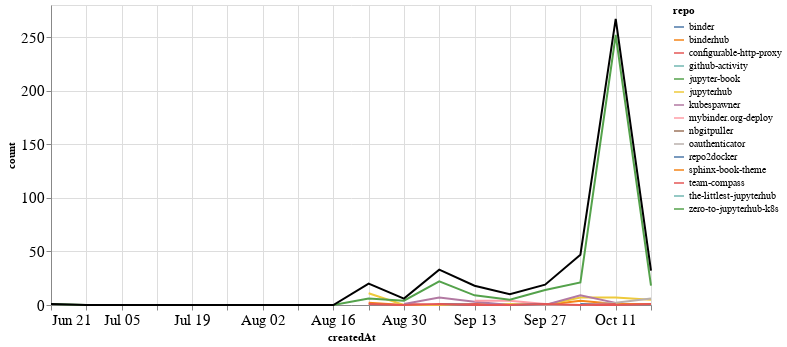

This figure's notebook cell:
### Markdown cell above
## Comments

### Code cell
comments_time = comments.groupby('repo').resample('W', on='createdAt').count()['author'].reset_index()
comments_time = comments_time.rename(columns={'author': 'count'})
comments_time_total = comments_time.groupby('createdAt').agg({"count": "sum"}).reset_index()
ch1 = alt.Chart(comments_time, width=600).mark_line().encode(
    x='createdAt',
    y='count',
    color='repo',
    tooltip="repo"
)

ch2 = alt.Chart(comments_time_total, width=600).mark_line(color="black").encode(
    x='createdAt',
    y='count',
)

ch1 + ch2

### Figure 1 — Vega-Lite specification as saved in the notebook (floating-point values rounded to 4 significant figures)
{"config": {"axisLeft": {"labelFontSize": 15}, "axisBottom": {"labelFontSize": 15}}, "layer": [{"data": {"name": "data-c5bb3c73acf9a367f167982f92eb95b0"}, "mark": "line", "encoding": {"color": {"type": "nominal", "field": "repo"}, "tooltip": {"type": "nominal", "field": "repo"}, "x": {"type": "temporal", "field": "createdAt"}, "y": {"type": "quantitative", "field": "count"}}, "width": 600}, {"data": {"name": "data-7112b2af27d2b09de956fcd0f7f9ba93"}, "mark": {"type": "line", "color": "black"}, "encoding": {"x": {"type": "temporal", "field": "createdAt"}, "y": {"type": "quantitative", "field": "count"}}, "width": 600}], "$schema": "https://vega.github.io/schema/vega-lite/v4.8.1.json", "datasets": {"data-c5bb3c73acf9a367f167982f92eb95b0": [{"repo": "binder", "createdAt": "2020-10-04T00:00:00", "count": 1}, {"repo": "binder", "createdAt": "2020-10-11T00:00:00", "count": 1}, {"repo": "binder", "createdAt": "2020-10-18T00:00:00", "count": 1}, {"repo": "binderhub", "createdAt": "2020-08-23T00:00:00", "count": 2}, {"repo": "binderhub", "createdAt": "2020-08-30T00:00:00", "count": 0}, {"repo": "binderhub", "createdAt": "2020-09-06T00:00:00", "count": 0}, {"repo": "binderhub", "createdAt": "2020-09-13T00:00:00", "count": 1}, {"repo": "binderhub", "createdAt": "2020-09-20T00:00:00", "count": 0}, {"repo": "binderhub", "createdAt": "2020-09-27T00:00:00", "count": 0}, {"repo": "binderhub", "createdAt": "2020-10-04T00:00:00", "count": 4}, {"repo": "binderhub", "createdAt": "2020-10-11T00:00:00", "count": 1}, {"repo": "binderhub", "createdAt": "2020-10-18T00:00:00", "count": 1}, {"repo": "configurable-http-proxy", "createdAt": "2020-08-30T00:00:00", "count": 1}, {"repo": "configurable-http-proxy", "createdAt": "2020-09-06T00:00:00", "count": 0}, {"repo": "configurable-http-proxy", "createdAt": "2020-09-13T00:00:00", "count": 1}, {"repo": "configurable-http-proxy", "createdAt": "2020-09-20T00:00:00", "count": 0}, {"repo": "configurable-http-proxy", "createdAt": "2020-09-27T00:00:00", "count": 0}, {"repo": "configurable-http-proxy", "createdAt": "2020-10-04T00:00:00", "count": 0}, {"repo": "configurable-http-proxy", "createdAt": "2020-10-11T00:00:00", "count": 0}, {"repo": "configurable-http-proxy", "createdAt": "2020-10-18T00:00:00", "count": 1}, {"repo": "github-activity", "createdAt": "2020-10-11T00:00:00", "count": 1}, {"repo": "jupyter-book", "createdAt": "2020-10-04T00:00:00", "count": 2}, {"repo": "jupyterhub", "createdAt": "2020-08-23T00:00:00", "count": 11}, {"repo": "jupyterhub", "createdAt": "2020-08-30T00:00:00", "count": 0}, {"repo": "jupyterhub", "createdAt": "2020-09-06T00:00:00", "count": 0}, {"repo": "jupyterhub", "createdAt": "2020-09-13T00:00:00", "count": 0}, {"repo": "jupyterhub", "createdAt": "2020-09-20T00:00:00", "count": 1}, {"repo": "jupyterhub", "createdAt": "2020-09-27T00:00:00", "count": 0}, {"repo": "jupyterhub", "createdAt": "2020-10-04T00:00:00", "count": 7}, {"repo": "jupyterhub", "createdAt": "2020-10-11T00:00:00", "count": 7}, {"repo": "jupyterhub", "createdAt": "2020-10-18T00:00:00", "count": 5}, {"repo": "kubespawner", "createdAt": "2020-08-30T00:00:00", "count": 1}, {"repo": "kubespawner", "createdAt": "2020-09-06T00:00:00", "count": 7}, {"repo": "kubespawner", "createdAt": "2020-09-13T00:00:00", "count": 3}, {"repo": "kubespawner", "createdAt": "2020-09-20T00:00:00", "count": 0}, {"repo": "kubespawner", "createdAt": "2020-09-27T00:00:00", "count": 0}, {"repo": "kubespawner", "createdAt": "2020-10-04T00:00:00", "count": 9}, {"repo": "kubespawner", "createdAt": "2020-10-11T00:00:00", "count": 2}, {"repo": "mybinder.org-deploy", "createdAt": "2020-09-13T00:00:00", "count": 4}, {"repo": "mybinder.org-deploy", "createdAt": "2020-09-20T00:00:00", "count": 4}, {"repo": "mybinder.org-deploy", "createdAt": "2020-09-27T00:00:00", "count": 1}, {"repo": "nbgitpuller", "createdAt": "2020-10-04T00:00:00", "count": 3}, {"repo": "oauthenticator", "createdAt": "2020-09-06T00:00:00", "count": 1}, {"repo": "oauthenticator", "createdAt": "2020-09-13T00:00:00", "count": 0}, {"repo": "oauthenticator", "createdAt": "2020-09-20T00:00:00", "count": 0}, {"repo": "oauthenticator", "createdAt": "2020-09-27T00:00:00", "count": 0}, {"repo": "oauthenticator", "createdAt": "2020-10-04T00:00:00", "count": 0}, {"repo": "oauthenticator", "createdAt": "2020-10-11T00:00:00", "count": 2}, {"repo": "oauthenticator", "createdAt": "2020-10-18T00:00:00", "count": 6}, {"repo": "repo2docker", "createdAt": "2020-09-06T00:00:00", "count": 1}, {"repo": "repo2docker", "createdAt": "2020-09-13T00:00:00", "count": 0}, {"repo": "repo2docker", "createdAt": "2020-09-20T00:00:00", "count": 0}, {"repo": "repo2docker", "createdAt": "2020-09-27T00:00:00", "count": 1}, {"repo": "sphinx-book-theme", "createdAt": "2020-09-27T00:00:00", "count": 2}, {"repo": "team-compass", "createdAt": "2020-08-23T00:00:00", "count": 1}, {"repo": "team-compass", "createdAt": "2020-08-30T00:00:00", "count": 0}, {"repo": "team-compass", "createdAt": "2020-09-06T00:00:00", "count": 1}, {"repo": "team-compass", "createdAt": "2020-09-13T00:00:00", "count": 0}, {"repo": "team-compass", "createdAt": "2020-09-20T00:00:00", "count": 0}, {"repo": "team-compass", "createdAt": "2020-09-27T00:00:00", "count": 1}, {"repo": "team-compass", "createdAt": "2020-10-04T00:00:00", "count": 0}, {"repo": "team-compass", "createdAt": "2020-10-11T00:00:00", "count": 1}, {"repo": "the-littlest-jupyterhub", "createdAt": "2020-09-06T00:00:00", "count": 1}, {"repo": "zero-to-jupyterhub-k8s", "createdAt": "2020-06-21T00:00:00", "count": 1}, {"repo": "zero-to-jupyterhub-k8s", "createdAt": "2020-06-28T00:00:00", "count": 0}, {"repo": "zero-to-jupyterhub-k8s", "createdAt": "2020-07-05T00:00:00", "count": 0}, {"repo": "zero-to-jupyterhub-k8s", "createdAt": "2020-07-12T00:00:00", "count": 0}, {"repo": "zero-to-jupyterhub-k8s", "createdAt": "2020-07-19T00:00:00", "count": 0}, {"repo": "zero-to-jupyterhub-k8s", "createdAt": "2020-07-26T00:00:00", "count": 0}, {"repo": "zero-to-jupyterhub-k8s", "createdAt": "2020-08-02T00:00:00", "count": 0}, {"repo": "zero-to-jupyterhub-k8s", "createdAt": "2020-08-09T00:00:00", "count": 0}, {"repo": "zero-to-jupyterhub-k8s", "createdAt": "2020-08-16T00:00:00", "count": 0}, {"repo": "zero-to-jupyterhub-k8s", "createdAt": "2020-08-23T00:00:00", "count": 6}, {"repo": "zero-to-jupyterhub-k8s", "createdAt": "2020-08-30T00:00:00", "count": 4}, {"repo": "zero-to-jupyterhub-k8s", "createdAt": "2020-09-06T00:00:00", "count": 22}, {"repo": "zero-to-jupyterhub-k8s", "createdAt": "2020-09-13T00:00:00", "count": 9}, {"repo": "zero-to-jupyterhub-k8s", "createdAt": "2020-09-20T00:00:00", "count": 5}, {"repo": "zero-to-jupyterhub-k8s", "createdAt": "2020-09-27T00:00:00", "count": 14}, {"repo": "zero-to-jupyterhub-k8s", "createdAt": "2020-10-04T00:00:00", "count": 21}, {"repo": "zero-to-jupyterhub-k8s", "createdAt": "2020-10-11T00:00:00", "count": 252}, {"repo": "zero-to-jupyterhub-k8s", "createdAt": "2020-10-18T00:00:00", "count": 18}], "data-7112b2af27d2b09de956fcd0f7f9ba93": [{"createdAt": "2020-06-21T00:00:00", "count": 1}, {"createdAt": "2020-06-28T00:00:00", "count": 0}, {"createdAt": "2020-07-05T00:00:00", "count": 0}, {"createdAt": "2020-07-12T00:00:00", "count": 0}, {"createdAt": "2020-07-19T00:00:00", "count": 0}, {"createdAt": "2020-07-26T00:00:00", "count": 0}, {"createdAt": "2020-08-02T00:00:00", "count": 0}, {"createdAt": "2020-08-09T00:00:00", "count": 0}, {"createdAt": "2020-08-16T00:00:00", "count": 0}, {"createdAt": "2020-08-23T00:00:00", "count": 20}, {"createdAt": "2020-08-30T00:00:00", "count": 6}, {"createdAt": "2020-09-06T00:00:00", "count": 33}, {"createdAt": "2020-09-13T00:00:00", "count": 18}, {"createdAt": "2020-09-20T00:00:00", "count": 10}, {"createdAt": "2020-09-27T00:00:00", "count": 19}, {"createdAt": "2020-10-04T00:00:00", "count": 47}, {"createdAt": "2020-10-11T00:00:00", "count": 267}, {"createdAt": "2020-10-18T00:00:00", "count": 32}]}}
